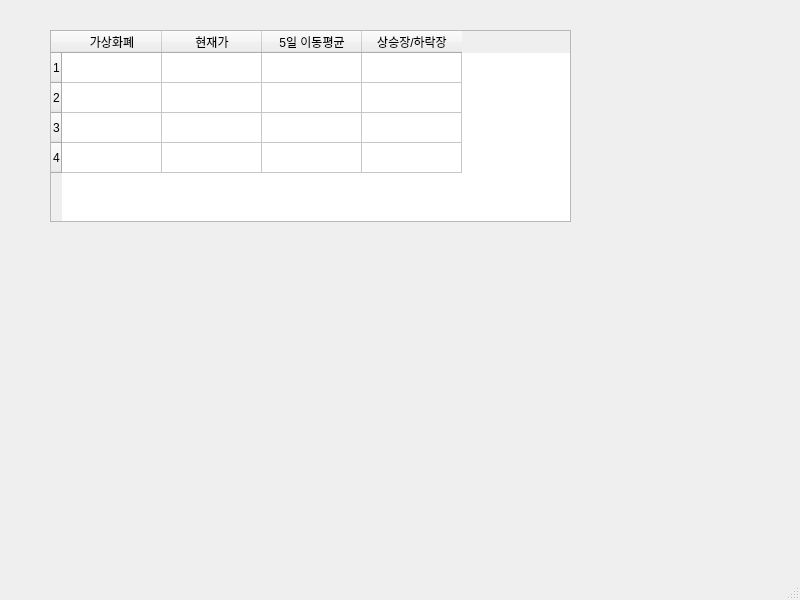
<?xml version="1.0" encoding="UTF-8"?>
<ui version="4.0">
 <class>MainWindow</class>
 <widget class="QMainWindow" name="MainWindow">
  <property name="geometry">
   <rect>
    <x>0</x>
    <y>0</y>
    <width>800</width>
    <height>600</height>
   </rect>
  </property>
  <property name="windowTitle">
   <string>MainWindow</string>
  </property>
  <widget class="QWidget" name="centralwidget">
   <widget class="QTableWidget" name="tableWidget">
    <property name="geometry">
     <rect>
      <x>50</x>
      <y>30</y>
      <width>521</width>
      <height>192</height>
     </rect>
    </property>
    <property name="rowCount">
     <number>4</number>
    </property>
    <row/>
    <row/>
    <row/>
    <row/>
    <column>
     <property name="text">
      <string>가상화폐</string>
     </property>
    </column>
    <column>
     <property name="text">
      <string>현재가</string>
     </property>
    </column>
    <column>
     <property name="text">
      <string>5일 이동평균</string>
     </property>
    </column>
    <column>
     <property name="text">
      <string>상승장/하락장</string>
     </property>
    </column>
   </widget>
  </widget>
  <widget class="QMenuBar" name="menubar">
   <property name="geometry">
    <rect>
     <x>0</x>
     <y>0</y>
     <width>800</width>
     <height>26</height>
    </rect>
   </property>
  </widget>
  <widget class="QStatusBar" name="statusbar"/>
 </widget>
 <resources/>
 <connections/>
</ui>
